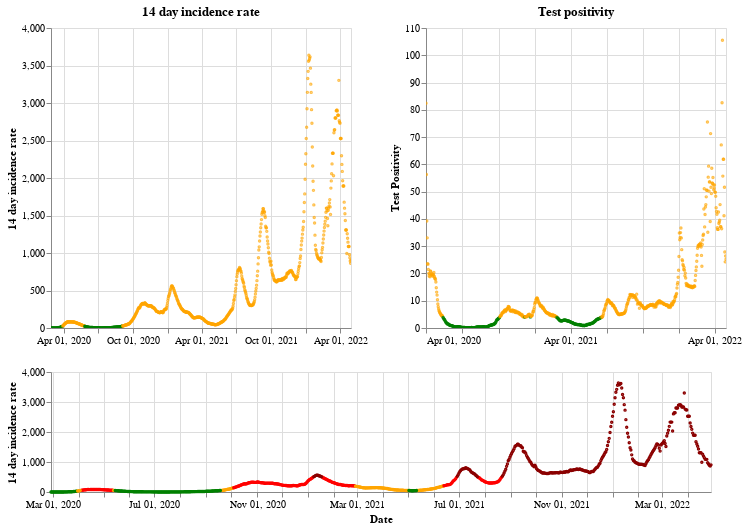

Here is the notebook cell this chart was saved with:
### Markdown cell above
## Scotland

### Code cell
plot_traffic_light('Scotland')

### Figure 1 — Vega-Lite specification as saved in the notebook (floating-point values rounded to 4 significant figures; data arrays with more than 128 entries replaced by an {"elided": "..."} marker saying what was removed)
{"config": {"view": {"continuousWidth": 400, "continuousHeight": 300}}, "vconcat": [{"hconcat": [{"mark": {"type": "point", "size": 2}, "encoding": {"color": {"condition": {"value": "green", "test": "(datum.twoWeeklyCasesRate <= 25)"}, "value": "orange"}, "tooltip": [{"type": "nominal", "field": "areaName"}, {"type": "temporal", "field": "date"}, {"type": "quantitative", "field": "twoWeeklyCasesRate"}, {"type": "quantitative", "field": "testPositivity"}], "x": {"type": "temporal", "axis": {"title": ""}, "field": "date", "scale": {"domain": {"selection": "DateBrush"}}, "timeUnit": "yearmonthdate"}, "y": {"type": "quantitative", "axis": {"title": "14 day incidence rate"}, "field": "twoWeeklyCasesRate"}}, "title": "14 day incidence rate", "width": 300}, {"mark": {"type": "point", "size": 2}, "encoding": {"color": {"condition": {"value": "green", "test": "(datum.testPositivity <= 4)"}, "value": "orange"}, "tooltip": [{"type": "nominal", "field": "areaName"}, {"type": "temporal", "field": "date"}, {"type": "quantitative", "field": "twoWeeklyCasesRate"}, {"type": "quantitative", "field": "testPositivity"}], "x": {"type": "temporal", "axis": {"title": ""}, "field": "date", "scale": {"domain": {"selection": "DateBrush"}}, "timeUnit": "yearmonthdate"}, "y": {"type": "quantitative", "axis": {"title": "Test Positivity"}, "field": "testPositivity"}}, "title": "Test positivity", "width": 300}]}, {"layer": [{"mark": {"type": "point", "size": 2}, "encoding": {"color": {"condition": {"value": "orange", "test": "(((datum.testPositivity < 4) && (datum.twoWeeklyCasesRate >= 50)) && (datum.twoWeeklyCasesRate < 200))"}, "value": "red"}, "opacity": {"condition": {"value": 1, "test": "((datum.twoWeeklyCasesRate >= 50) && (datum.twoWeeklyCasesRate < 500))"}, "value": 0}, "tooltip": [{"type": "nominal", "field": "areaName"}, {"type": "temporal", "field": "date"}, {"type": "quantitative", "field": "twoWeeklyCasesRate"}, {"type": "quantitative", "field": "testPositivity"}], "x": {"type": "temporal", "axis": {"title": "Date"}, "field": "date", "timeUnit": "yearmonthdate"}, "y": {"type": "quantitative", "axis": {"title": "14 day incidence rate"}, "field": "twoWeeklyCasesRate"}}, "selection": {"DateBrush": {"type": "interval", "encodings": ["x"], "fields": ["Time"]}}}, {"mark": {"type": "point", "size": 2}, "encoding": {"color": {"value": "darkred"}, "opacity": {"condition": {"value": 1, "test": "(datum.twoWeeklyCasesRate >= 500)"}, "value": 0}, "tooltip": [{"type": "nominal", "field": "areaName"}, {"type": "temporal", "field": "date"}, {"type": "quantitative", "field": "twoWeeklyCasesRate"}, {"type": "quantitative", "field": "testPositivity"}], "x": {"type": "temporal", "axis": {"title": "Date"}, "field": "date", "timeUnit": "yearmonthdate"}, "y": {"type": "quantitative", "axis": {"title": "14 day incidence rate"}, "field": "twoWeeklyCasesRate"}}}, {"mark": {"type": "point", "size": 2}, "encoding": {"color": {"condition": {"value": "green", "test": "((datum.testPositivity < 4) && (datum.twoWeeklyCasesRate < 50))"}, "value": "orange"}, "opacity": {"condition": {"value": 1, "test": "(datum.twoWeeklyCasesRate < 50)"}, "value": 0}, "tooltip": [{"type": "nominal", "field": "areaName"}, {"type": "temporal", "field": "date"}, {"type": "quantitative", "field": "twoWeeklyCasesRate"}, {"type": "quantitative", "field": "testPositivity"}], "x": {"type": "temporal", "axis": {"title": "Date"}, "field": "date", "timeUnit": "yearmonthdate"}, "y": {"type": "quantitative", "axis": {"title": "14 day incidence rate"}, "field": "twoWeeklyCasesRate"}}}], "height": 120, "width": 660}], "data": {"name": "data-375d419b64b88fe9c93e57b2bf8c399d"}, "$schema": "https://vega.github.io/schema/vega-lite/v4.8.1.json", "datasets": {"data-375d419b64b88fe9c93e57b2bf8c399d": {"elided": "792 records"}}}
